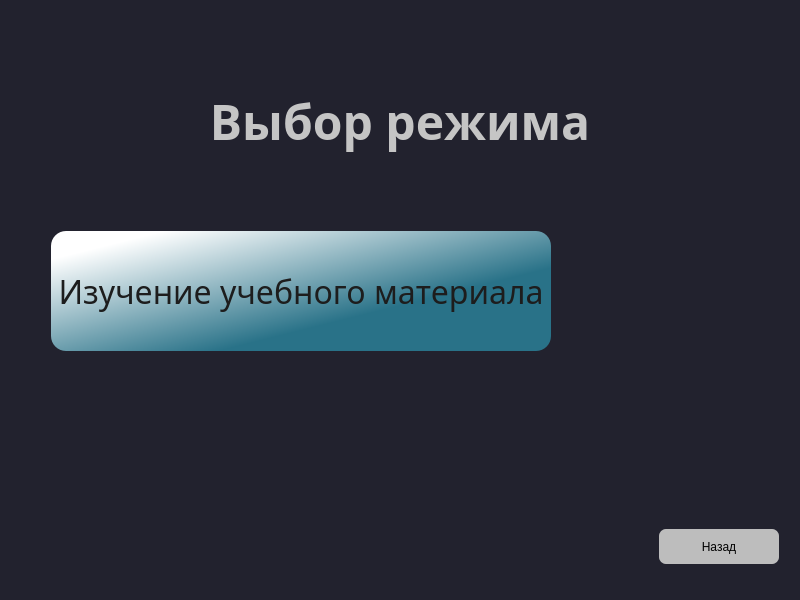
<?xml version="1.0" encoding="UTF-8"?>
<ui version="4.0">
 <class>ChooseMode</class>
 <widget class="QDialog" name="ChooseMode">
  <property name="geometry">
   <rect>
    <x>0</x>
    <y>0</y>
    <width>800</width>
    <height>600</height>
   </rect>
  </property>
  <property name="minimumSize">
   <size>
    <width>650</width>
    <height>500</height>
   </size>
  </property>
  <property name="windowTitle">
   <string>JEducation v0.1</string>
  </property>
  <property name="styleSheet">
   <string notr="true">background-color:#22222E;
</string>
  </property>
  <layout class="QVBoxLayout" name="verticalLayout">
   <property name="spacing">
    <number>40</number>
   </property>
   <item>
    <spacer name="verticalSpacer_2">
     <property name="orientation">
      <enum>Qt::Vertical</enum>
     </property>
     <property name="sizeType">
      <enum>QSizePolicy::Minimum</enum>
     </property>
     <property name="sizeHint" stdset="0">
      <size>
       <width>20</width>
       <height>40</height>
      </size>
     </property>
    </spacer>
   </item>
   <item>
    <layout class="QHBoxLayout" name="horizontalLayout_3">
     <item>
      <widget class="QLabel" name="label">
       <property name="minimumSize">
        <size>
         <width>0</width>
         <height>140</height>
        </size>
       </property>
       <property name="font">
        <font>
         <family>Bahnschrift SemiBold</family>
         <pointsize>36</pointsize>
         <bold>true</bold>
        </font>
       </property>
       <property name="styleSheet">
        <string notr="true">color: rgb(197, 197, 197);</string>
       </property>
       <property name="text">
        <string>Выбор режима</string>
       </property>
       <property name="alignment">
        <set>Qt::AlignCenter</set>
       </property>
      </widget>
     </item>
    </layout>
   </item>
   <item>
    <layout class="QHBoxLayout" name="horizontalLayout_2">
     <property name="topMargin">
      <number>0</number>
     </property>
     <property name="bottomMargin">
      <number>0</number>
     </property>
     <item>
      <spacer name="horizontalSpacer_2">
       <property name="orientation">
        <enum>Qt::Horizontal</enum>
       </property>
       <property name="sizeType">
        <enum>QSizePolicy::Fixed</enum>
       </property>
       <property name="sizeHint" stdset="0">
        <size>
         <width>40</width>
         <height>20</height>
        </size>
       </property>
      </spacer>
     </item>
     <item>
      <widget class="QPushButton" name="pushButton">
       <property name="minimumSize">
        <size>
         <width>500</width>
         <height>120</height>
        </size>
       </property>
       <property name="font">
        <font>
         <family>Bahnschrift</family>
         <pointsize>24</pointsize>
        </font>
       </property>
       <property name="styleSheet">
        <string notr="true">background-color: qlineargradient(spread:pad, x1:0.652, y1:0.67, x2:0.096, y2:0.136227, stop:0 rgba(41, 114, 136, 255), stop:1 rgba(255, 255, 255, 255));
color: rgb(29, 29, 29);
border:20px;
border-radius:15;</string>
       </property>
       <property name="text">
        <string>Изучение учебного материала</string>
       </property>
      </widget>
     </item>
     <item>
      <spacer name="horizontalSpacer_3">
       <property name="orientation">
        <enum>Qt::Horizontal</enum>
       </property>
       <property name="sizeHint" stdset="0">
        <size>
         <width>40</width>
         <height>20</height>
        </size>
       </property>
      </spacer>
     </item>
    </layout>
   </item>
   <item>
    <spacer name="verticalSpacer">
     <property name="orientation">
      <enum>Qt::Vertical</enum>
     </property>
     <property name="sizeHint" stdset="0">
      <size>
       <width>20</width>
       <height>40</height>
      </size>
     </property>
    </spacer>
   </item>
   <item>
    <layout class="QHBoxLayout" name="horizontalLayout">
     <property name="spacing">
      <number>10</number>
     </property>
     <property name="bottomMargin">
      <number>25</number>
     </property>
     <item>
      <spacer name="horizontalSpacer">
       <property name="orientation">
        <enum>Qt::Horizontal</enum>
       </property>
       <property name="sizeHint" stdset="0">
        <size>
         <width>40</width>
         <height>20</height>
        </size>
       </property>
      </spacer>
     </item>
     <item>
      <widget class="QPushButton" name="pushButton_2">
       <property name="sizePolicy">
        <sizepolicy hsizetype="Fixed" vsizetype="Fixed">
         <horstretch>0</horstretch>
         <verstretch>0</verstretch>
        </sizepolicy>
       </property>
       <property name="minimumSize">
        <size>
         <width>120</width>
         <height>35</height>
        </size>
       </property>
       <property name="styleSheet">
        <string notr="true">background-color: rgb(189, 189, 189);
color: rgb(0, 0, 0);
border:2px;
border-radius:7;</string>
       </property>
       <property name="text">
        <string>Назад</string>
       </property>
      </widget>
     </item>
     <item>
      <spacer name="horizontalSpacer_4">
       <property name="orientation">
        <enum>Qt::Horizontal</enum>
       </property>
       <property name="sizeType">
        <enum>QSizePolicy::Minimum</enum>
       </property>
       <property name="sizeHint" stdset="0">
        <size>
         <width>10</width>
         <height>20</height>
        </size>
       </property>
      </spacer>
     </item>
    </layout>
   </item>
  </layout>
 </widget>
 <resources/>
 <connections/>
</ui>
